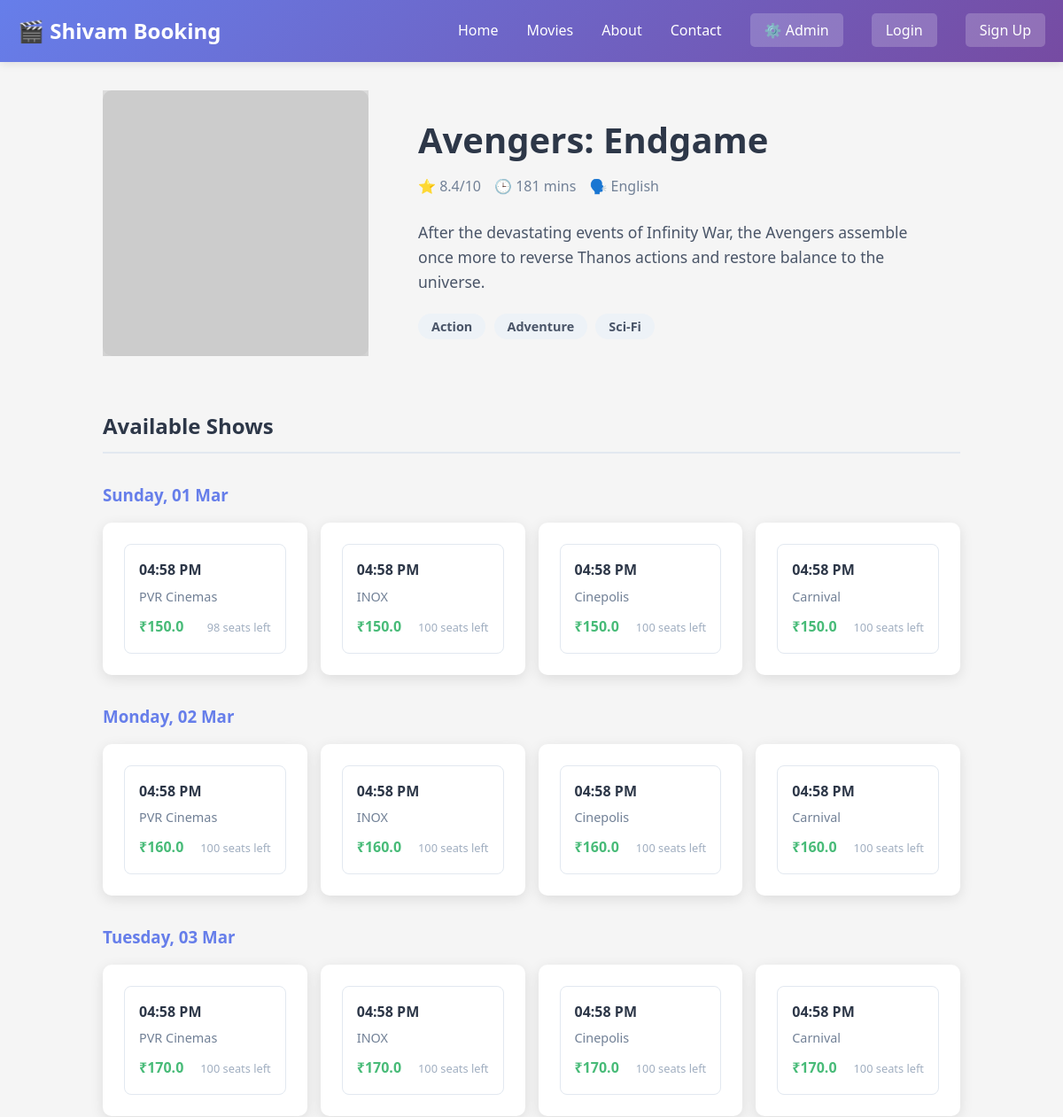
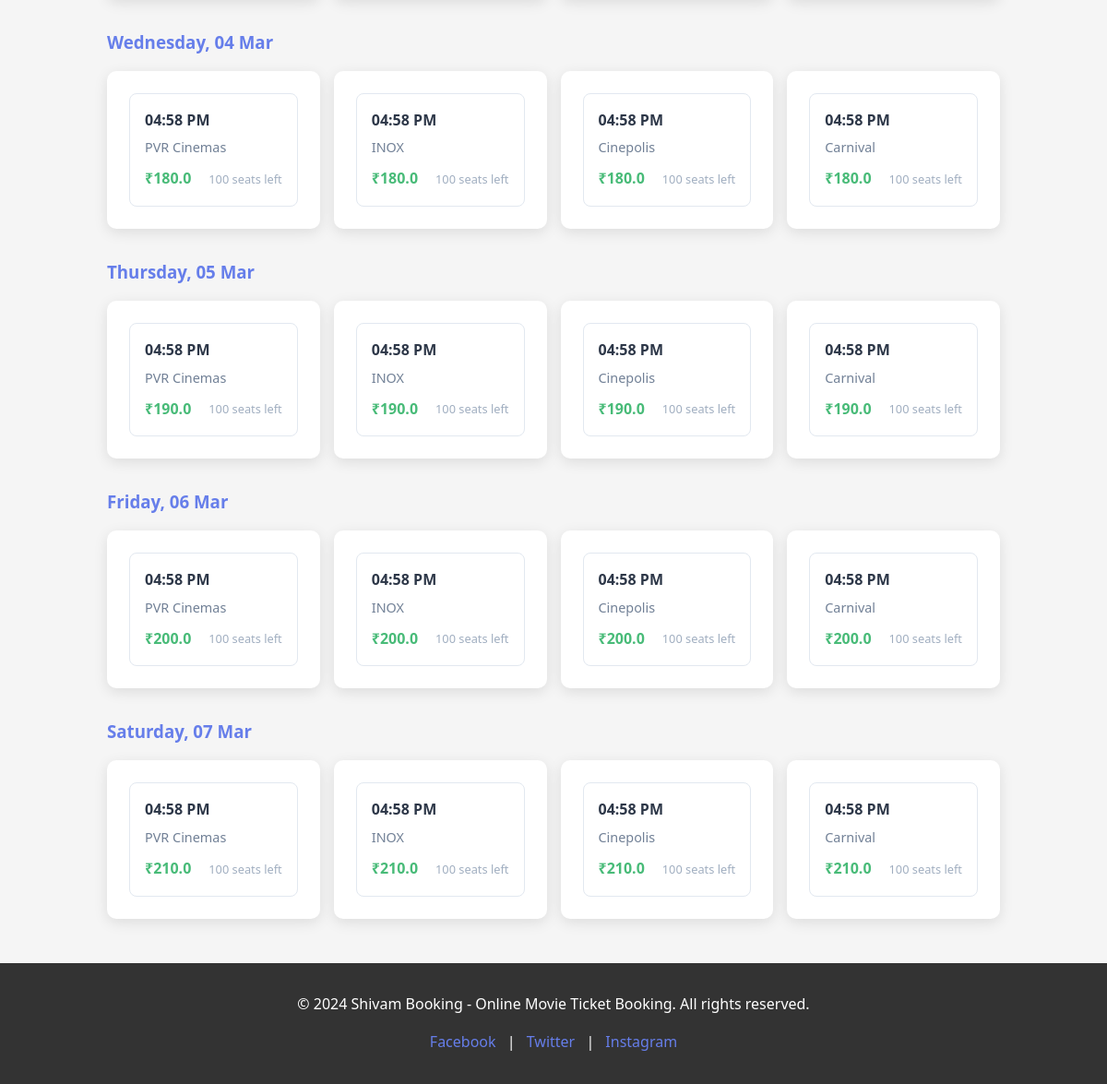
/movie/1, run on the app's committed database (2 pictures, top to bottom).
### tables this page shows
CREATE TABLE movies (
                id INTEGER PRIMARY KEY AUTOINCREMENT,
                title TEXT NOT NULL,
                description TEXT,
                genre TEXT,
                rating REAL,
                duration INTEGER,
                language TEXT,
                poster_url TEXT,
                status TEXT DEFAULT 'active',
                created_at TIMESTAMP DEFAULT CURRENT_TIMESTAMP
            );

CREATE TABLE shows (
                id INTEGER PRIMARY KEY AUTOINCREMENT,
                movie_id INTEGER NOT NULL,
                theater_name TEXT NOT NULL,
                show_time TIMESTAMP NOT NULL,
                price REAL NOT NULL,
                total_seats INTEGER DEFAULT 100,
                available_seats INTEGER DEFAULT 100,
                FOREIGN KEY(movie_id) REFERENCES movies(id)
            );

### app/routes.py (the view)
@movie_bp.route('/movie/<int:movie_id>')
def movie_detail(movie_id):
    movie = Movie.get_movie_by_id(movie_id)
    shows = Show.get_shows_by_movie(movie_id)
    if not movie:
        return "Movie not found", 404
    shows_by_date = {}
    for show in shows:
        try:
            dt = datetime.fromisoformat(show[3])
            date_key = dt.strftime('%Y-%m-%d')
            if date_key not in shows_by_date:
                shows_by_date[date_key] = []
            shows_by_date[date_key].append({
                'id': show[0],
                'theater': show[2],
                'time': dt.strftime('%I:%M %p'),
                'price': show[4],
                'available_seats': show[6]
            })
        except ValueError:
            continue
    formatted_shows = []
    for date_key in sorted(shows_by_date.keys()):
        dt = datetime.strptime(date_key, '%Y-%m-%d')
        formatted_shows.append({
            'date_display': dt.strftime('%A, %d %b'),
            'shows': shows_by_date[date_key]
        })
    return render_template('movie_detail.html', movie=movie, formatted_shows=formatted_shows,
                         is_logged_in='user_id' in session, username=session.get('username'))

### app/models.py (called while the page is built)
    @staticmethod
    def get_movie_by_id(movie_id):
        conn = sqlite3.connect(DATABASE, timeout=30)
        try:
            cursor = conn.cursor()
            cursor.execute('SELECT * FROM movies WHERE id = ?', (movie_id,))
            return cursor.fetchone()
        finally:
            conn.close()

    @staticmethod
    def get_shows_by_movie(movie_id):
        conn = sqlite3.connect(DATABASE, timeout=30)
        try:
            cursor = conn.cursor()
            cursor.execute('SELECT * FROM shows WHERE movie_id = ? AND show_time > ?', (movie_id, datetime.now()))
            return cursor.fetchall()
        finally:
            conn.close()

### templates/movie_detail.html (shortened to what this page needs)
{% extends 'base.html' %}  {% block content %}
<div
  class="movie-detail-container"
  style="max-width: 1000px; margin: 2rem auto; padding: 0 1rem"
>
  <div
    class="movie-header"
    style="display: flex; gap: 2rem; margin-bottom: 3rem; flex-wrap: wrap"
  >
    <div class="movie-poster" style="flex: 0 0 300px">
      <img
        src="{{ movie[7] }}"
        alt="{{ movie[1] }}"
        style="
          width: 100%;
          border-radius: 10px;
          box-shadow: 0 10px 20px rgba(0, 0, 0, 0.1);
        "
      />
    </div>
    <div class="movie-info" style="flex: 1">
      <h1 style="font-size: 2.5rem; margin-bottom: 0.5rem; color: #2d3748">
        {{ movie[1] }}
      </h1>
      <div
        class="meta"
        style="display: flex; gap: 15px; margin-bottom: 1.5rem; color: #718096"
      >
        <span>⭐ {{ movie[4] }}/10</span>
        <span>🕒 {{ movie[5] }} mins</span>
        <span>🗣️ {{ movie[6] }}</span>
      </div>
      <p
        style="
          font-size: 1.1rem;
          line-height: 1.6;
          color: #4a5568;
          margin-bottom: 1.5rem;
        "
      >
        {{ movie[2] }}
      </p>
      <div class="genre">
        {% for g in movie[3].split(',') %}
        <span
          style="
            background: #edf2f7;
            padding: 5px 15px;
            border-radius: 20px;
            font-size: 0.9rem;
            color: #4a5568;
            margin-right: 5px;
          "
          >{{ g }}</span
        >
        {% endfor %}
      </div>
    </div>
  </div>
  <div class="shows-section">
    <h2
      style="
        border-bottom: 2px solid #e2e8f0;
        padding-bottom: 10px;
        margin-bottom: 2rem;
        color: #2d3748;
      "
    >
      Available Shows
    </h2>
    {% if formatted_shows %}
    <div class="dates-list">
      {% for date_group in formatted_shows %}
      <div class="date-group" style="margin-bottom: 2rem">
        <h3 style="color: #667eea; margin-bottom: 1rem">
          {{ date_group.date_display }}
        </h3>
        <div
          class="shows-grid"
          style="
            display: grid;
            grid-template-columns: repeat(auto-fill, minmax(200px, 1fr));
            gap: 15px;
          "
        >
          {% for show in date_group.shows %}
          <a
            href="{{ url_for('booking.book_seats', show_id=show.id) }}"
            class="show-card"
            style="text-decoration: none; color: inherit"
          >
            <div
              style="
                border: 1px solid #e2e8f0;
                border-radius: 8px;
                padding: 1rem;
                transition: all 0.2s;
                background: white;
                hover: {
                  transform: translateY(-2px);
                  box-shadow: 0 4px 6px rgba(0, 0, 0, 0.1);
                }
              "
            >
              <div
                style="font-weight: bold; color: #2d3748; margin-bottom: 5px"
              >
                {{ show.time }}
              </div>
              <div
                style="font-size: 0.9rem; color: #718096; margin-bottom: 5px"
              >
                {{ show.theater }}
              </div>
              <div
                style="
                  display: flex;
                  justify-content: space-between;
                  align-items: center;
                  margin-top: 10px;
                "
              >
                <span style="color: #48bb78; font-weight: bold"
                  >₹{{ show.price }}</span
                >
                <span style="font-size: 0.8rem; color: #a0aec0"
                  >{{ show.available_seats }} seats left</span
                >
              </div>
            </div>
          </a>
          {% endfor %}
        </div>
      </div>
      {% endfor %}
    </div>
    {% endif %}
  </div>
</div>
{% endblock %}

### static/css/style.css (style rules this page uses)
* { margin: 0; padding: 0; box-sizing: border-box; }
body { font-family: 'Segoe UI', Tahoma, Geneva, Verdana, sans-serif; background-color: #f5f5f5; color: #333; line-height: 1.6; }
.movie-poster { width: 100%; height: 300px; overflow: hidden; background: #ddd; }
.movie-poster img { width: 100%; height: 100%; object-fit: cover; }
.movie-info { padding: 1.5rem; }
.genre { color: #667eea; font-weight: bold; margin: 0.5rem 0; }
.show-card { background: white; padding: 1.5rem; border-radius: 10px; box-shadow: 0 4px 15px rgba(0,0,0,0.1); display: flex; flex-direction: column; justify-content: space-between; }

### data on the page
movies: title "Avengers: Endgame", rating "8.4", duration "181", language "English", description "After the devastating events of Infinity War, the Avengers assemble once more to reverse Thanos actions and restore balance to the universe."
shows: time "04:58 PM", theater "PVR Cinemas", price "150.0", available_seats "98"
shows: time "04:58 PM", theater "INOX", price "150.0", available_seats "100"
shows: time "04:58 PM", theater "Cinepolis", price "150.0", available_seats "100"
shows: time "04:58 PM", theater "Carnival", price "150.0", available_seats "100"
shows: time "04:58 PM", theater "PVR Cinemas", price "160.0", available_seats "100"
shows: time "04:58 PM", theater "INOX", price "160.0", available_seats "100"
shows: time "04:58 PM", theater "Cinepolis", price "160.0", available_seats "100"
shows: time "04:58 PM", theater "Carnival", price "160.0", available_seats "100"
shows: time "04:58 PM", theater "PVR Cinemas", price "170.0", available_seats "100"
shows: time "04:58 PM", theater "INOX", price "170.0", available_seats "100"
shows: time "04:58 PM", theater "Cinepolis", price "170.0", available_seats "100"
shows: time "04:58 PM", theater "Carnival", price "170.0", available_seats "100"
shows: time "04:58 PM", theater "PVR Cinemas", price "180.0", available_seats "100"
shows: time "04:58 PM", theater "INOX", price "180.0", available_seats "100"
shows: time "04:58 PM", theater "Cinepolis", price "180.0", available_seats "100"
shows: time "04:58 PM", theater "Carnival", price "180.0", available_seats "100"
shows: time "04:58 PM", theater "PVR Cinemas", price "190.0", available_seats "100"
shows: time "04:58 PM", theater "INOX", price "190.0", available_seats "100"
shows: time "04:58 PM", theater "Cinepolis", price "190.0", available_seats "100"
shows: time "04:58 PM", theater "Carnival", price "190.0", available_seats "100"
shows: time "04:58 PM", theater "PVR Cinemas", price "200.0", available_seats "100"
shows: time "04:58 PM", theater "INOX", price "200.0", available_seats "100"
shows: time "04:58 PM", theater "Cinepolis", price "200.0", available_seats "100"
shows: time "04:58 PM", theater "Carnival", price "200.0", available_seats "100"
shows: time "04:58 PM", theater "PVR Cinemas", price "210.0", available_seats "100"
shows: time "04:58 PM", theater "INOX", price "210.0", available_seats "100"
shows: time "04:58 PM", theater "Cinepolis", price "210.0", available_seats "100"
shows: time "04:58 PM", theater "Carnival", price "210.0", available_seats "100"

### other printed values
{{ g }} "Action" "Adventure" "Sci-Fi"
{{ date_group.date_display }} "Sunday, 01 Mar" "Monday, 02 Mar" "Tuesday, 03 Mar" "Wednesday, 04 Mar" "Thursday, 05 Mar" "Friday, 06 Mar" "Saturday, 07 Mar"
